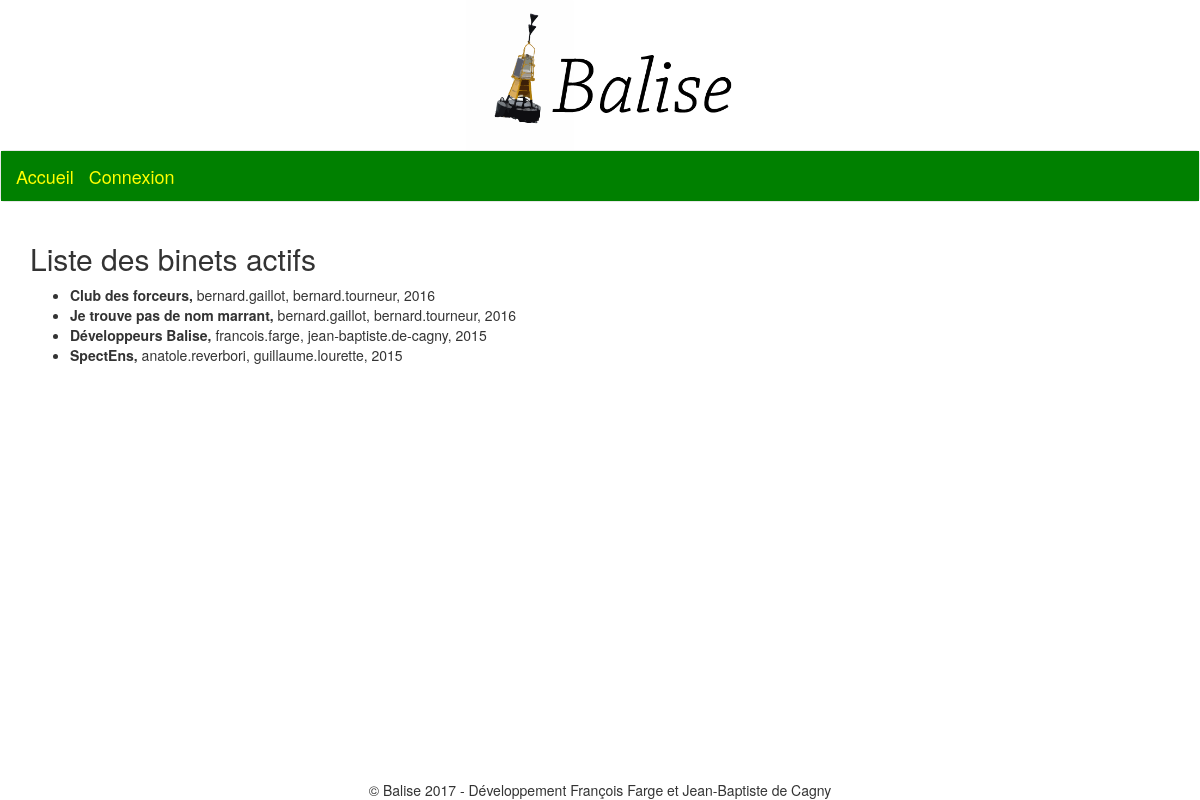
Page /binets/ on the committed database.
### binets/models.py (models this page shows, shortened)
class Binet(models.Model):
	nom = models.CharField(max_length=100)
	description = models.TextField(blank=True, null = True) # facultatif
	type_binet = models.ForeignKey('TypeBinet', verbose_name = "Type du binet")
	remarques_admins = models.TextField(blank=True, null = True) # facultatif
	is_active = models.BooleanField(verbose_name = "Actif", default=True)
	current_president = models.ForeignKey(User, verbose_name = "Président", related_name = "current_president")
	current_tresorier = models.ForeignKey(User, verbose_name = "Trésorier", related_name = "current_tresorier")
	current_promotion = models.ForeignKey('accounts.Promotion', verbose_name = "Promo")
	class Meta:
		ordering = ('current_promotion', 'nom',)
		unique_together = ('nom',)

### accounts/models.py (models this page shows)
class Promotion(models.Model):
	nom = models.CharField(max_length=4)
	class Meta:
		ordering = ('-nom',)
		unique_together = ('nom',)
	def __str__(self):
		return self.nom

### binets/views.py (the view)
def all_binets(request):
	liste_binets = Binet.objects.filter(is_active=True)
	return render(request, 'binets/all_binets.html', locals())

### binets/templates/binets/all_binets.html
{% extends 'base.html' %}
{% block content %}
	<h2>Liste des binets actifs</h2>
	<ul>
	{% for binet in liste_binets %}
		<div class="binet">
			<li><strong>{{ binet.nom }}, </strong>{{ binet.current_president }}, {{ binet.current_tresorier }}, {{ binet.current_promotion }}</li>
		</div>
	{% endfor %}
	</ul>
{% endblock %}

### rows in the picture
Binet: nom "Club des forceurs", current_president "bernard.gaillot", current_tresorier "bernard.tourneur", current_promotion "2016"
Binet: nom "Je trouve pas de nom marrant", current_president "bernard.gaillot", current_tresorier "bernard.tourneur", current_promotion "2016"
Binet: nom "Développeurs Balise", current_president "francois.farge", current_tresorier "jean-baptiste.de-cagny", current_promotion "2015"
Binet: nom "SpectEns", current_president "anatole.reverbori", current_tresorier "guillaume.lourette", current_promotion "2015"
